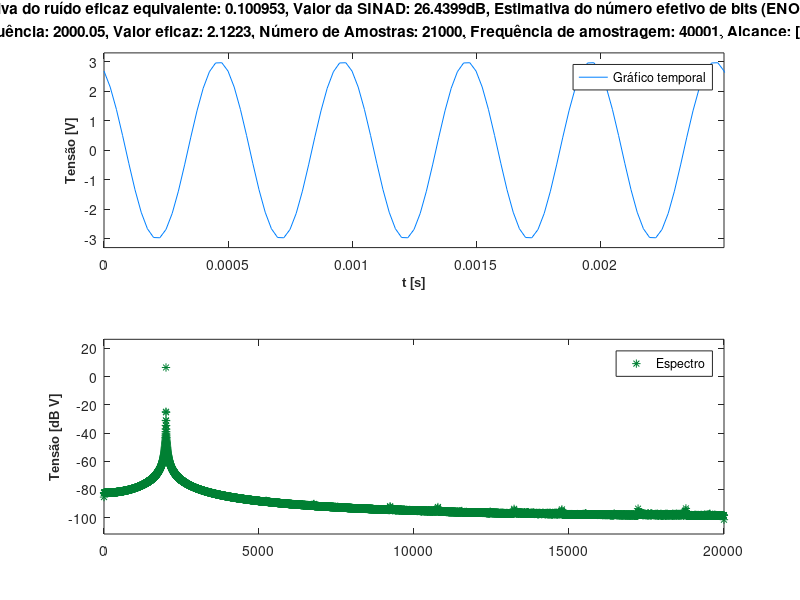

The MATLAB source for this figure:
%% INSTRUMENTAÇÃO E MEDIDAS - LABORATORIO AQUISIÇÃO DE SINAIS
%Grupo 1 L32 Daniel Dinis no. 99906, João Gonçalves no. 99995, Jorge Contente no. 102143

% Dados iniciais
A = 3; %amplitude do sinal (dada em aula)
f_sinal = 2000; %frequência do sinal (dada em aula)

% Dados iniciais para a placa
N_amostras = 21000; %no. de amostras (dada em aula)
Fs = 40001; %frequencia de amostragem (dada em aula)

% Resolucao temporal
Ts = 1/Fs;

% Resolucao espectral
F0 = Fs/N_amostras;
T0=1/F0;

% Variável no tempo e frequência
t=(0:Ts:T0-Ts)'; 
f=(0:F0:F0*(ceil(N_amostras/2)-1));

% Informacao da placa de aquisicao APAGAR
%!!!!!!!!!!!!!!!!!!!!!!!!!!!!!!!!!!!!!!!!
Nbits=14;
Amax=10;
Delta=2*Amax/(2^Nbits);
%!!!!!!!!!!!!!!!!!!!!!!!!!!!!!!!!!!!!!!!!

%% Preambulo -- Calculos dos valores pedidos
N_ciclos=1000;
f_tot=zeros(N_ciclos,1);

for l=1:N_ciclos  
    
    %% Aquisição do Sinal
    %d = daq('ni');
    %addinput(d,"Dev2","ai0","Voltage"); %daqlist
    %atribuição das especificações da sessão 
    %d.Rate = Fs;
    %inicio da aquisição
    %data_t = read(d,N_amostras,"OutputFormat","Matrix"); % Adquirir "N_amostras"  e colocar os dados na variável data_t.
    %Fs=sinal.Properties.SampleRate;

    %Funções de teste 
    xt=A*cos(2*pi*f_sinal*t+2*pi*rand(1));
    data_t=floor(xt/Delta)*Delta+Delta/2;
    %data_t=xt;
    
    % Estimação da frequência
    dataf = abs(fft(data_t))/N_amostras; 

    [M,Posf]=max(dataf(1:floor(N_amostras/2)));

    media = 0;
    norm = 0;

    %Na eventualidade da possibilidade de calcular a média ponderada:
    if (Posf>3)
        for m=Posf-3:Posf+3
            norm = norm + dataf(m);
            media = media +(m-1)*dataf(m)*F0; % (m-1)*Delta_f é a frequencia da harmonica e dataf(m) é a sua amplitude.
                                        %(m-1) representa o nr de "subdivisoes" até à harmonica
        end
            f_tot(l) = media/norm;
    else % No caso de estar proximo da origem e não dar para fazer média ponderada:
        f_tot(l) = (Posf-1)* F0;
    end

    %Calcular espetro unilateral
    dataf=fft(data_t);
    dataf_b=(abs(dataf)).^2/(N_amostras*N_amostras); %fazer o espectro de potencia bilateral
    dataf_uni=2*dataf_b(1:floor((N_amostras+1)/2)); %fazer o espetro de potencia unilateral
    dataf_uni(1)= dataf_uni(1)/2;
    if (rem(N_amostras,2)==0)
        dataf_uni(N_amostras/2)= dataf_uni(N_amostras/2)/2;
    end;
    if l == 1
        dataf_avg = dataf_uni;
    else
        dataf_avg = dataf_avg + dataf_uni;
    end
end

f_estimada=mean(f_tot);
dataf_avg = dataf_avg / N_ciclos;

% Período estimado
T=1/f_estimada; 

% Calculo do Navg - média do numero de amostras; util quando o numero de amostras e reduzido
nppp = Fs/f_estimada;   	% no. de pontos por periodo			   
nperiodos=floor(N_amostras/nppp);		 % num de periodos
Navg=nperiodos*nppp;

% Calculo da média 
sum_all=sum(data_t);
media=sum_all/Navg;

% Calculo do Valor eficaz  
data_tpower=power(data_t,2); % Vef=sqrt(mean(abs(data_t).^2))
sum_all2=sum(data_tpower);
Vrms=sqrt(sum_all2/Navg);


%% Calculo do ruído médio eficaz
% Naturalmente é necessário retirar as harmónicas do espectro médio de potência
% no nosso caso temos uma sinusoide, bastava retirar a fundamental, 
% mas o raciocinio está generalizado (no for loop anterior removemos todas as harmónicas do Gn)

Gn = dataf_avg; %salvaguardar GMed
HN = floor(N_amostras/2 - 1)*F0/f_estimada; % no. de harmónicas
for i=1:HN
    Gn(1 + round(i * f_estimada/F0)) = 0; 
end
Gm = power(10,10*log10(Gn)/10);

nQ = sum(Gm); % ruído de quantização (ruido medio)
%nQ=nQ-Gm(Posf); % quando temos apenas uma sinusoide (apenas um dirac no espetro de potencia unilateral)
nQ = sqrt(nQ); 


%% Calculo de SINAD e no. bits estimado da placa de aquisição (ENOB)
SINAD=dataf_avg(Posf)/(sum(dataf_avg)-dataf_avg(Posf));
SINAD=10*log10(SINAD);
% Calculo de Numero de bits estimado da placa, 
% chamamos à variavel Nbits_Est, mas é o ENOB tecnicamente
Nbits_Est=(SINAD-1.76-10*log10(A^2/Amax^2))/6.02;

%% Criar gráficos para visualização
Amplitude=max(data_t); % amplitude real
subplot(211);
plot(t, data_t, 'color', [0 0.5 1]); 
str=sprintf('Estimativa do ruído eficaz equivalente: %g, Valor da SINAD: %gdB, Estimativa do número efetivo de bits (ENOB): %g, \nFrequência: %g, Valor eficaz: %g, Número de Amostras: %g, Frequência de amostragem: %g, Alcance: [-%g, %g] V', nQ, SINAD, Nbits_Est ,f_estimada, Vrms, N_amostras, Fs, Amax, Amax);
title(str);
xlabel('t [s]')
xl = get(gca,'xlabel');
set(xl,'FontName','Arial','FontSize',9,'FontWeight','bold');   
ylabel('Tensão [V]')
yl = get(gca,'ylabel');
set(yl,'FontName','Arial','FontSize',9,'FontWeight','bold');
legend('Gráfico temporal')
axis([0 T*5 -1.1*Amplitude 1.1*Amplitude]) %[xmin xmax  ymin ymax]

subplot(212);
max2=max(10*log10(abs(dataf_avg)))+20; %valor max no plot
min2=1.1*min(10*log10(abs(dataf_avg))); %valor min no plot
plot(f, 10*log10(dataf_avg),'*','color',[0 0.5 0.2]); %plot em db
%plot(f, dataf_uni, 'color',[0 0.5 0.2]); %plot em V^2
xl = get(gca,'xlabel');
set(xl,'FontName','Arial','FontSize',9,'FontWeight','bold');   
ylabel('Tensão [dB V]')
yl = get(gca,'ylabel');
set(yl,'FontName','Arial','FontSize',9,'FontWeight','bold');   
legend('Espectro')
axis([0 Fs/2  min2 max2])
